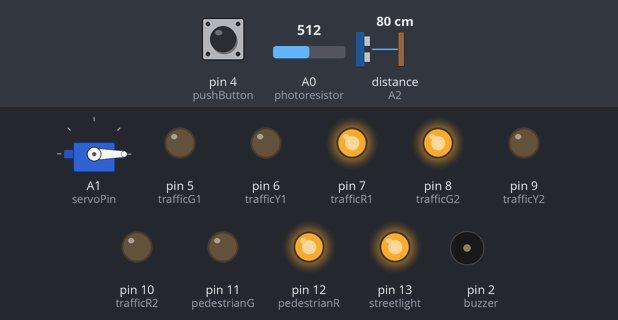
Recording of a sketch running on a simulated Arduino Uno, built with avr-gcc and run on an emulated ATmega328P. Parts: servo, output pins drawn as LEDs (lit = HIGH), buzzer (waves = sounding, pin HIGH). Wiring (inferred from the names in the program): ultrasonic range finder: trigger A2; echo A2. The inputs (shaded band) are chosen by the test bench; at power-on: A0 (photoresistor) = 512, pin 4 (pushButton) LOW, distance to the obstacle (sensor on A2) 80 cm. The echo pulse lasts 58.3 µs per cm.

Above: at 1.2 s.
1.3 s: A0 (photoresistor) set to 114
4.5 s: A0 (photoresistor) set to 97
At 6.3 s:
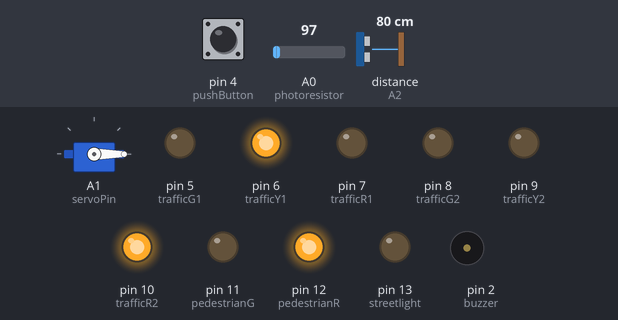
7.7 s: pin 4 (pushButton) pulled HIGH for 0.15 s
At 9.9 s:
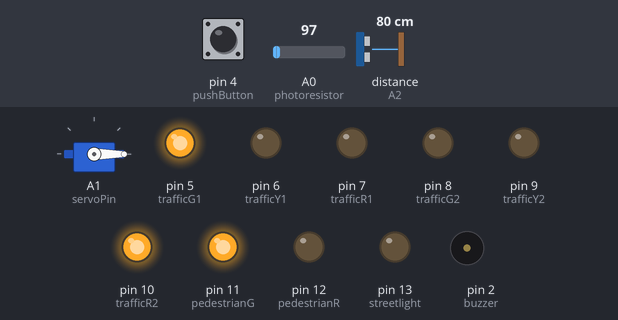
10.9 s: pin 4 (pushButton) pulled HIGH for 3.2 s
At 14.0 s:
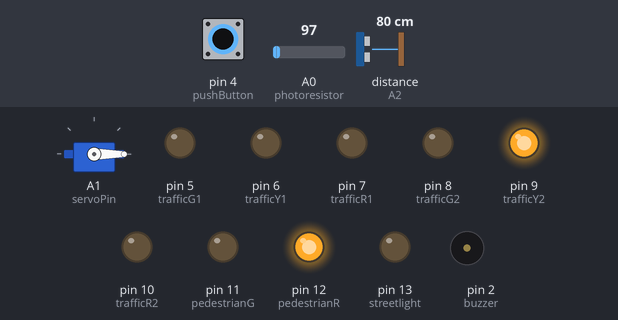
15.6 s: A0 (photoresistor) set to 117
At 17.5 s:
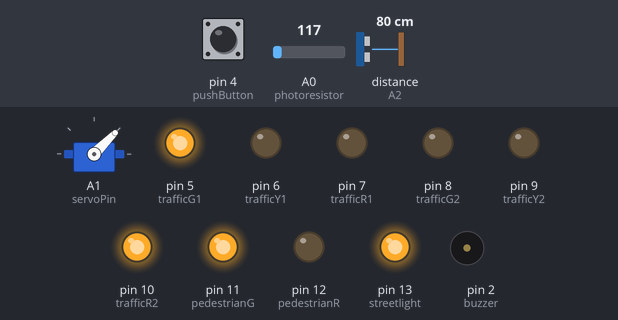
18.8 s: pin 4 (pushButton) pulled HIGH for 1 s
At 23.7 s:
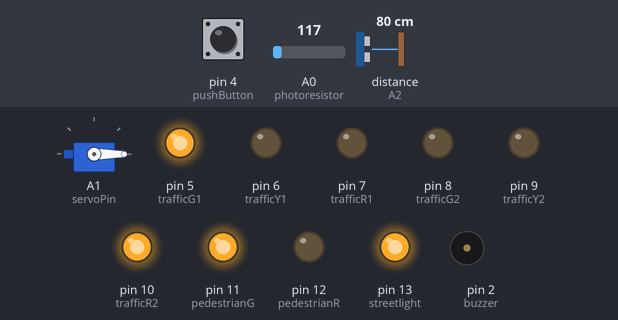
Timing chart, 0 to 26.8 s (numbered marks = the images above; inputs shaded):
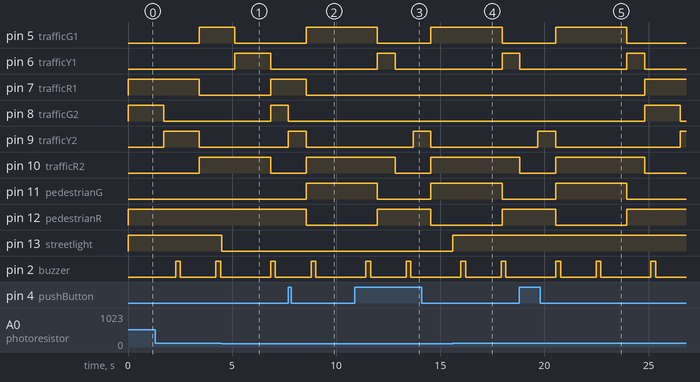

The sketch:

traffic_system_code.ino
```cpp
/* Name: Shreyansh Thakral
   Date: April 15, 2021
   Teacher: Mr. Wong
   This program is designed to run the systems at and around, a T-intersection. Subsystems include:
   A Traffic light system (with traffic lights, a crossing button, pedestran lights, a street light and  an LDR) and a Parking Gate system (with a servo motor, buzzer, ultrasonic sensor, IR sensor and IR remote)
*/
#include <Servo.h>
#include <IRremote.h>

int trafficCount, gateCount, secondTimer; // global counter variables
long sensorDist; // variable to hold obj dist. from ultrasonic sensor (in cm)
boolean modifiedCycle = false; // indicates whether modified traffic light cycle is in affect
boolean buttonPressed = false; // stores whether button has been recently pressed (since the last modified cycle ended)
boolean inGateSequence = false; // indicates whether the gate sequence is in affect
boolean overrideDetected = false; // indicates whether an override is occuring
Servo myservo; // create new Servo obj.
IRrecv irrecv(3); // create new IR reciever obj. and indicate the pin
decode_results results; // variable to hold codes recieved by IR sensor

const int trafficR1 = 7; // the synchronus red traffic lights pin
const int trafficY1 = 6;  // the synchronus yellow traffic lights pin
const int trafficG1 = 5;  // the synchronus green traffic lights pin

const int trafficR2 = 10; // the asynchronus red traffic light pin
const int trafficY2 = 9; // the asynchronus yellow traffic light pin
const int trafficG2 = 8; // the asynchronus green traffic light pin

const int pedestrianR = 12; // the pedestrian red light pin
const int pedestrianG = 11; // the pedestrian green light pin
const int pushButton = 4; // pin for button to change the light timing

const int streetlight = 13; // pin for street light (white led)
const int photoresistor = A0; // pin for street light (white led)

const int ultrasonic = A2; // pin for ultrasonic sensor
const int buzzer = 2; // pin for buzzer
const int servoPin = A1; // pin for servo motor


void setup()
{
  pinMode(trafficR1, OUTPUT);
  pinMode(trafficY1, OUTPUT);
  pinMode(trafficG1, OUTPUT);
  pinMode(trafficR2, OUTPUT);
  pinMode(trafficY2, OUTPUT);
  pinMode(trafficG2, OUTPUT);
  pinMode(pedestrianR, OUTPUT);
  pinMode(pedestrianG, OUTPUT);
  pinMode(pushButton, INPUT);
  pinMode(photoresistor, INPUT);
  pinMode(streetlight, OUTPUT);
  pinMode(buzzer, OUTPUT);
  irrecv.enableIRIn();
  myservo.attach(servoPin);
  myservo.write(0);
  Serial.begin(9600);
}

void loop()
{
  if (digitalRead(pushButton) == 1) // if button is pressed
  {
    buttonPressed = true; // update boolean
  }

  if (modifiedCycle)
    trafficLightsMod(); // modified cycle is in effect
  else
    trafficLightsReg(); // modified cycle is not in effect

  if (secondTimer == 0 || secondTimer == 500 ) // every half second: update ultrasonic sensor distance and check for override
  {
  	updateSensorDist();
    updateOverrideDetected();
    if (((sensorDist >= 57 && sensorDist <= 87)|| overrideDetected) && inGateSequence == false) // check whether a gate sequence needs to be started (range is skewd to conteract consistent interference in simulation)
      inGateSequence = true;
  }
  else if (secondTimer == 1000) // one second has passed, reset secondTimer
    secondTimer = -1;

  if (inGateSequence)
  	gateSequence();

  updateStreetlight();
  delay(1); // 1 millisecond delay
  trafficCount++; // increment trafficCount
  secondTimer++; // increment second timer
}

void trafficLightsReg ()
{
  // use if-blocks to carry out changes at specific times in the cycle
  if (trafficCount < 3000 && buttonPressed)   // if button is pressed before green light comes on
  {
    if (trafficCount > 750) // button is still pressed before green light and should switch to modified cycle, however, in modified cycle asynchronus yellow light would already be on at this point, thus set counter to 750 so that full modified duration is given to the upcoming asynchronous yellow and green lights
      trafficCount = 749;
    modifiedCycle = true; // switch to modified cycle
  }
  else if (trafficCount == 0)
  {
    digitalWrite(trafficR1, HIGH);
    digitalWrite(trafficG2, HIGH);
    digitalWrite(pedestrianR, HIGH);
    digitalWrite(pedestrianG, LOW);
  }

  else if (trafficCount == 1500)
  {
     digitalWrite(trafficG2, LOW);
     digitalWrite(trafficY2, HIGH);
  }

  else if (trafficCount == 3000)
  {
    digitalWrite(trafficR1, LOW);
    digitalWrite(trafficY2, LOW);
    digitalWrite(trafficR2, HIGH);
    digitalWrite(trafficG1, HIGH);
  }

  else if (trafficCount == 4500)
  {
    digitalWrite(trafficG1, LOW);
    digitalWrite(trafficY1, HIGH);
  }

  else if (trafficCount == 6000)
  {
    digitalWrite(trafficR2, LOW);
    digitalWrite(trafficY1, LOW);
    if (buttonPressed == true) // button has been pressed while light was green, modify next cycle
    {
      modifiedCycle = true;
    }
    trafficCount = -1;
  }
}

void trafficLightsMod ()
{
  // modification of trafficLights method for the crossing cycle
  if (trafficCount == 0)
  {
    digitalWrite(trafficR1, HIGH);
    digitalWrite(trafficG2, HIGH);
    digitalWrite(pedestrianR, HIGH);
    digitalWrite(pedestrianG, LOW);
  }

  else if (trafficCount == 750)
  {
     digitalWrite(trafficG2, LOW);
     digitalWrite(trafficY2, HIGH);
  }

  else if (trafficCount == 1500)
  {
    digitalWrite(trafficR1, LOW);
    digitalWrite(trafficY2, LOW);
    digitalWrite(trafficG2, LOW);
    digitalWrite(trafficR2, HIGH);
    digitalWrite(trafficG1, HIGH);
    digitalWrite(pedestrianG, HIGH);
    digitalWrite(pedestrianR, LOW);
  }

  else if (trafficCount == 4500)
  {
    digitalWrite(trafficR1, LOW);
    digitalWrite(trafficG1, LOW);
    digitalWrite(trafficY1, HIGH);
    digitalWrite(trafficY2, LOW);
    digitalWrite(pedestrianR, HIGH);
    digitalWrite(pedestrianG, LOW);
  }

  else if (trafficCount == 5250)
  {
    digitalWrite(trafficR2, LOW);
    digitalWrite(trafficY1, LOW);
    modifiedCycle = false;
    buttonPressed = false;
    trafficCount = -1;
  }
}

void gateSequence ()
{
  if (gateCount == 0 && overrideDetected == true) // if gate was opened through override, skip 2 sec delay
     gateCount == 2000;
  if (gateCount == 2000) // 2 s after obj. has been detected, start opening gate
  {
    digitalWrite(buzzer, HIGH); // buzzer sounds while gate is opening (appx. 0.2 )
    myservo.write(45); // start opening gate
  }
  else if (gateCount == 2200) // gate is now open
  {
    digitalWrite(buzzer, LOW); // stop buzzer
  }
  else if (gateCount == 3700)// gate has been open for 1.5 s (excluding openinging time of appx. 0.2 )
  {
    digitalWrite(buzzer, HIGH); // buzzer sounds while gate is closing (appx. 0.5 s)
    myservo.write(0); // start closing gate
  }
  else if (gateCount == 3900) // end of gate sequence
  {
    digitalWrite(buzzer, LOW); // stop buzzer
    gateCount = -1; // reset count
  	inGateSequence = false; // reset booleans since sequence has ended
    overrideDetected = false;
  }
  gateCount++;
}

void updateStreetlight ()
{
	if (analogRead(photoresistor) > 107) // if-else block updates streetlight status based on photoresistor input
    	digitalWrite(streetlight, HIGH);
    else
    	digitalWrite(streetlight, LOW);
}

void updateOverrideDetected()
{
  if (irrecv.decode(&results)) // input is deteted
  {
    if (results.value == 16580863){ // power button is pressed
     overrideDetected = true; // an override has occured
    }
    irrecv.resume(); // resume detecting more input
  }
}

void updateSensorDist ()
{
  long duration;
  // sensor outputs a pulse:
  pinMode(ultrasonic, OUTPUT);
  digitalWrite(ultrasonic, LOW);
  delayMicroseconds(2);
  digitalWrite(ultrasonic, HIGH);
  delayMicroseconds(5);
  digitalWrite(ultrasonic, LOW);

  // detect time taken by return pulse using pulseIn()
  pinMode(ultrasonic, INPUT);
  duration = pulseIn(ultrasonic, HIGH);

  // convert the time into a distance and update sensorDist
  sensorDist = duration / 29 / 2; // sound travels at a speed of 29 microseconds per centimeter, thus duration / 29 gives us total distance traveled by the pulse, half of that is distance of the obj.
}
```

Measured:
- the behaviour switches between 108 and 107 on A0 (photoresistor) (found by bisection; images 0 and 1)
- after the input at 4.5 s, pin 13 (streetlight): HIGH → LOW at once
- after the input at 7.7 s, pin 5 (trafficG1), pin 10 (trafficR2): LOW → HIGH after 0.86 s instead of 2.6 s; pin 7 (trafficR1): HIGH → LOW after 0.86 s instead of 2.6 s; pin 8 (trafficG2): HIGH → LOW after 0.01 s instead of 0.86 s; pin 11 (pedestrianG): LOW → HIGH after 0.86 s; pin 12 (pedestrianR): HIGH → LOW after 0.86 s
- after the input at 10.9 s, pin 7 (trafficR1), pin 8 (trafficG2): stays LOW (without the input it goes to HIGH after 1.9 s); pin 9 (trafficY2): LOW → HIGH after 2.8 s instead of 3.6 s
- after the input at 15.6 s, pin 13 (streetlight): LOW → HIGH at once
- after the input at 18.8 s, pin 11 (pedestrianG): LOW → HIGH after 1.7 s, → LOW 3.4 s later; pin 12 (pedestrianR): HIGH → LOW after 1.7 s, → HIGH 3.4 s later
